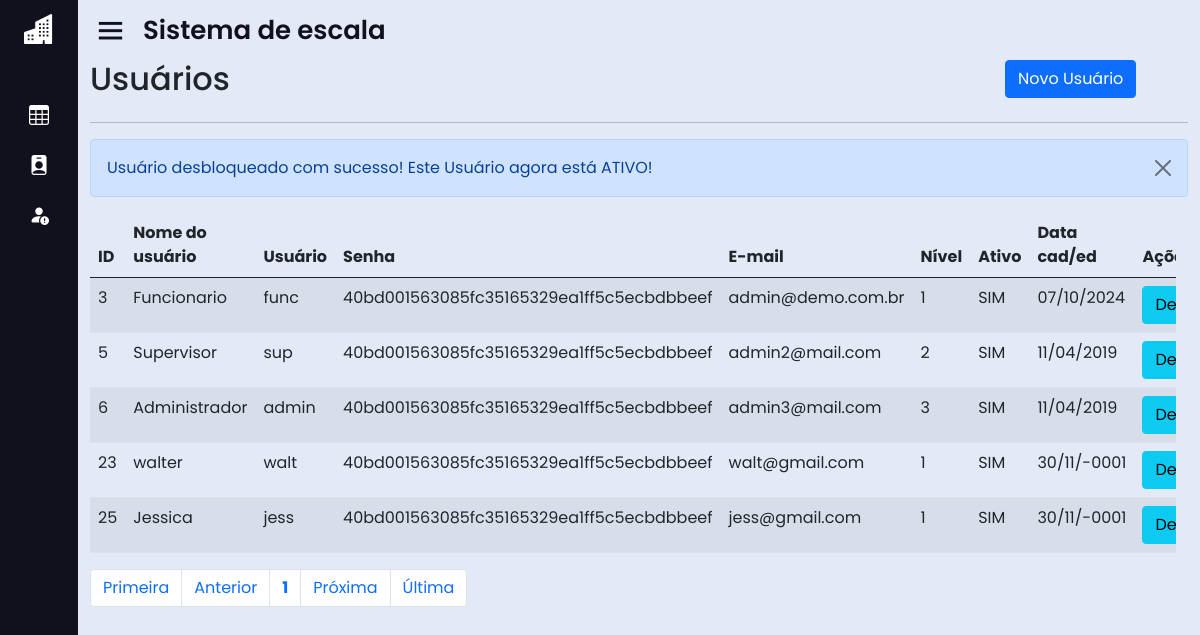
The page /home.php?page=lista_usu&msg=5 (signed in) on the database as committed earlier.
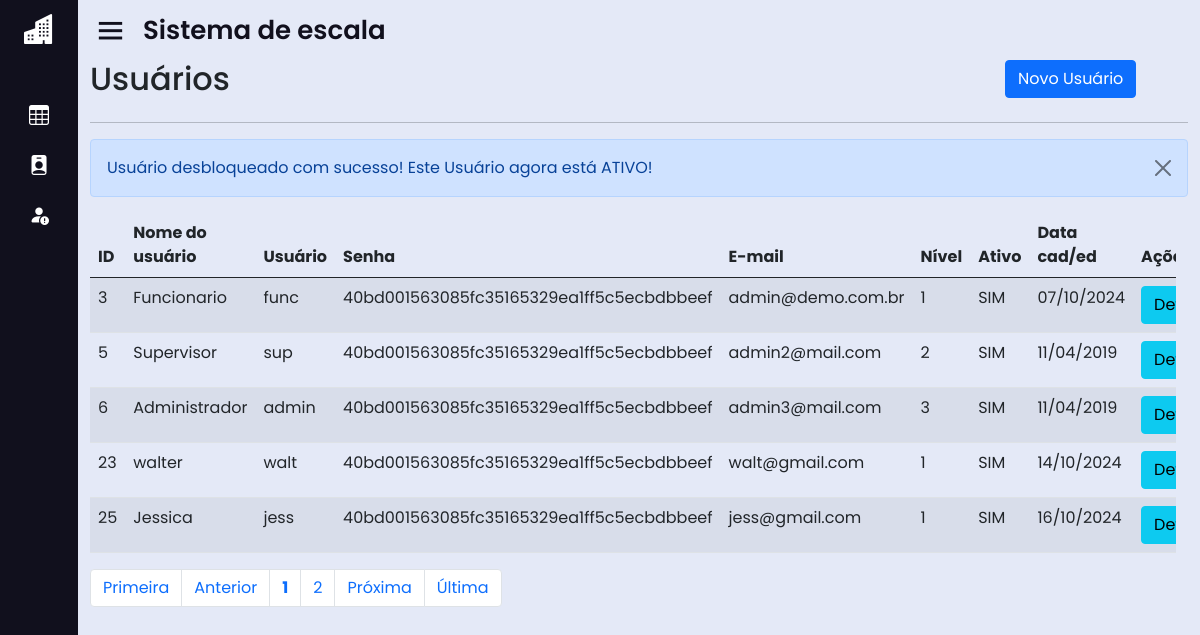
The same page on the database as committed later.
### tables this page shows
CREATE TABLE IF NOT EXISTS `usuarios` (
  `id` int(11) unsigned NOT NULL AUTO_INCREMENT,
  `nome` varchar(50) NOT NULL,
  `usuario` varchar(25) NOT NULL,
  `senha` varchar(40) NOT NULL,
  `email` varchar(100) NOT NULL,
  `nivel` int(1) unsigned NOT NULL DEFAULT 1,
  `ativo` tinyint(1) NOT NULL DEFAULT 1,
  `dt_cadastro` datetime NOT NULL,
  `id_func` int(11) DEFAULT NULL,
  PRIMARY KEY (`id`),
  UNIQUE KEY `usuario` (`usuario`),
  KEY `nivel` (`nivel`),
  KEY `FK_usuarios_funcionario` (`id_func`),
  CONSTRAINT `FK_usuarios_funcionario` FOREIGN KEY (`id_func`) REFERENCES `funcionario` (`id_func`) ON DELETE CASCADE ON UPDATE CASCADE
);

### sis/usuarios/lista_usu.php (the view, shortened to what this page needs)
<div id="main" class="container-fluid">
	<div id="top" class="row">
		<div class="col-md-10">
			<h2>Usuários</h2>
		</div>
		<div class="col-md-2">
			<a href="?page=fadd_usu" class="btn btn-primary pull-right h2">Novo Usuário</a>
		</div>
	</div>
	<hr/>
	<div><?php include "mensagens.php"; ?>	</div>
		<div id="list" class="row">
			<div class="table-responsive">
				<?php
					$quantidade = 5;
					$pagina = (isset($_GET['pagina'])) ? (int)$_GET['pagina'] : 1;
					$inicio = ($quantidade * $pagina) - $quantidade;
					$data_all = mysqli_query($con, "select * from usuarios order by id asc limit $inicio, $quantidade;");
					echo "<table class='table table-striped' cellspacing='0' cellpading='0'>";
					echo "<thead><tr>";
					echo "<td><strong>ID</strong></td>";
					echo "<td><strong>Nome do usuário</strong></td>";
					echo "<td><strong>Usuário</strong></td>";
					echo "<td class='d-none d-md-table-cell'><strong>Senha</strong></td>";
					echo "<td class='d-none d-md-table-cell'><strong>E-mail</strong></td>";
					echo "<td class='d-none d-md-table-cell'><strong>Nível</strong></td>";
					echo "<td class='d-none d-md-table-cell'><strong>Ativo</strong></td>";
					echo "<td class='d-none d-md-table-cell'><strong>Data cad/ed</strong></td>";
					echo "<td class='actions'><strong>Ações</strong></td>";
					echo "</tr></thead><tbody>";
					while($info = mysqli_fetch_array($data_all)){
						echo "<tr>";
						echo "<td>".$info['id']."</td>";
						echo "<td>".$info['nome']."</td>";
						echo "<td>".$info['usuario']."</td>";
						echo "<td class='d-none d-md-table-cell'>".$info['senha']."</td>";
						echo "<td class='d-none d-md-table-cell'>".$info['email']." </td>";
						echo "<td class='d-none d-md-table-cell'>".$info['nivel']."</td>";
						if($info['ativo'] == 1){
							echo "<td class='d-none d-md-table-cell'>SIM</td>";
						}else if($info['ativo'] == 0){
							echo "<td class='d-none d-md-table-cell'>NÃO</td>";
						}
						echo "<td class='d-none d-md-table-cell'>".date('d/m/Y',strtotime($info['dt_cadastro']))."</td>";
						echo "<td><div class='btn-group btn-group-xs'>";
						echo "<a class='btn btn-info btn-xs' href=?page=view_usu&id=".$info['id']."> Detalhar </a>";
					}
					echo "</tr></tbody></table>";
				?>
			</div>
		</div>
		<div id="bottom" class="row">
			<div class="col-md-12">
				<?php
					$sqlTotal 		= "select id from usuarios;";
					$qrTotal  		= mysqli_query($con, $sqlTotal);
					$numTotal 		= mysqli_num_rows($qrTotal);
					$totalpagina = (ceil($numTotal/$quantidade)<=0) ? 1 : ceil($numTotal/$quantidade);
					$exibir = 3;
					$anterior = (($pagina-1) <= 0) ? 1 : $pagina - 1;
					$posterior = (($pagina+1) >= $totalpagina) ? $totalpagina : $pagina+1;
					echo "<ul class='pagination'>";
					echo "<li class='page-item'><a class='page-link' href='?page=lista_usu&pagina=1'> Primeira</a></li> ";
					echo "<li class='page-item'><a class='page-link' href=\"?page=lista_usu&pagina=$anterior\"> Anterior</a></li> ";
					echo "<li class='page-item'><a class='page-link' href='?page=lista_usu&pagina=".$pagina."'><strong>".$pagina."</strong></a></li> ";
					for($i = $pagina+1; $i < $pagina+$exibir; $i++){
						if($i <= $totalpagina)
						echo "<li class='page-item'><a class='page-link' href='?page=lista_usu&pagina=".$i."'> ".$i." </a></li> ";
					}
					echo "<li class='page-item'><a class='page-link' href=\"?page=lista_usu&pagina=$posterior\"> Pr&oacute;xima</a></li> ";
					echo "<li class='page-item'><a class='page-link' href=\"?page=lista_usu&pagina=$totalpagina\"> &Uacute;ltima</a></li></ul>";
				?>
			</div>
		</div>
</div>

Rows that differ between the two databases and show on the page:
changed usuarios "walter": dt_cadastro "30/11/-0001" → "14/10/2024"
changed usuarios "Jessica": dt_cadastro "30/11/-0001" → "16/10/2024"
Other text that changed with them:
new list line: "2"
